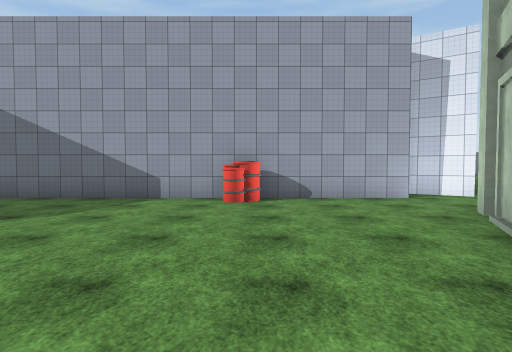
View 1 (above)

24 first-person views from a walk through a Unity game level. The camera is 1.5 m above the floor, tilts 2° down and sees 80° across. The floor is counted in squares, 2 m on a side. Each view is taken from the middle of a square. On the plan, view 1 faces up. The plan holds only what a view shows up to about 10 squares ahead; the rest is blank. The place goes on beyond the plan. The player character is not drawn. Some animated figures are left out. Some surface patterns are stand-ins.

View 2
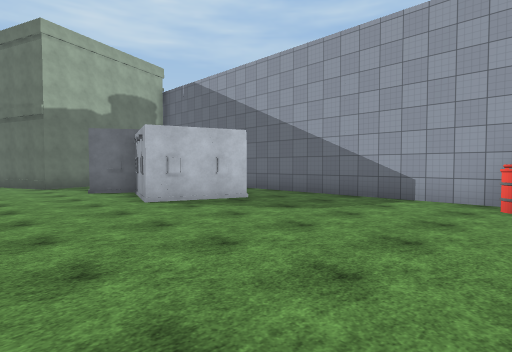

View 3
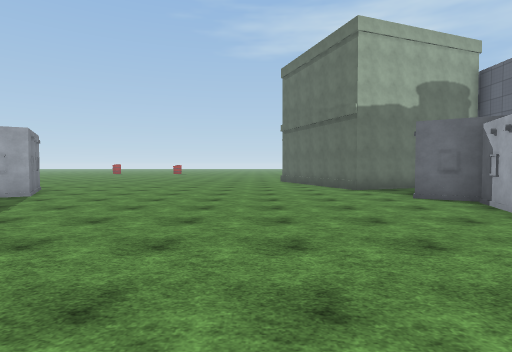

View 4
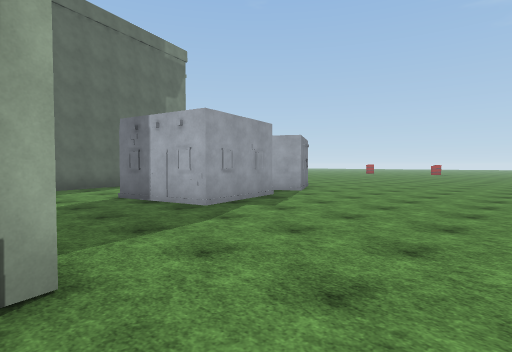

View 5
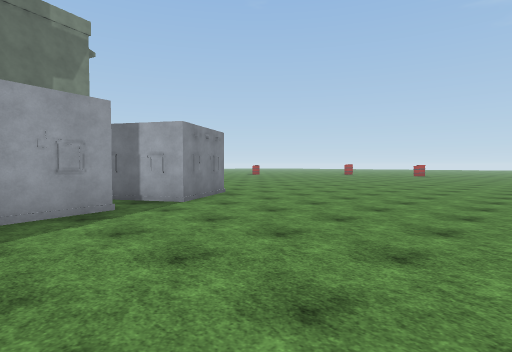

View 6
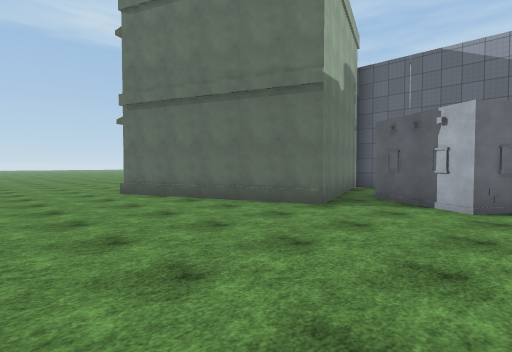

View 7
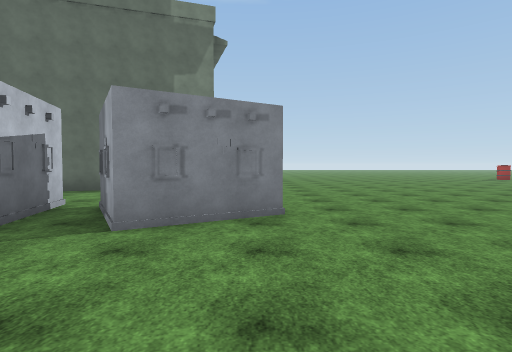

View 8
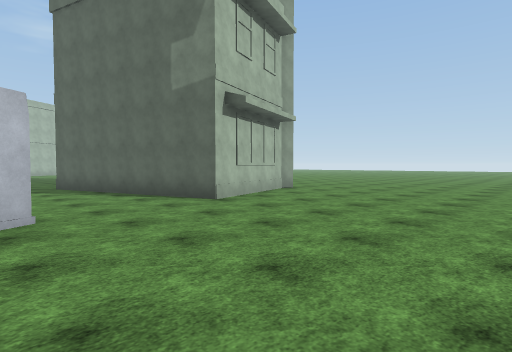

View 9
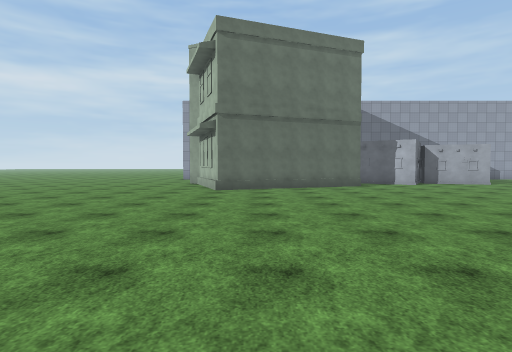

View 10
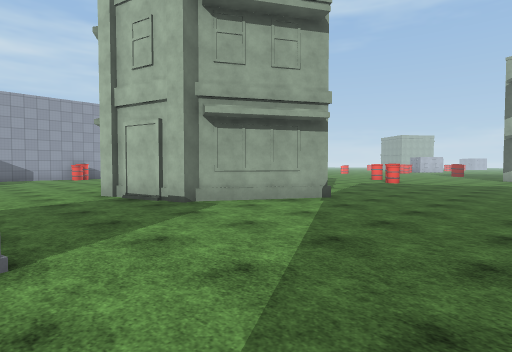

View 11
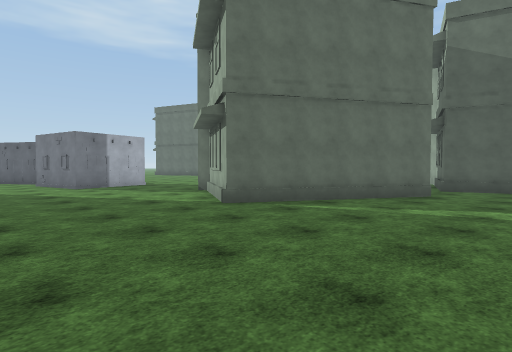

View 12
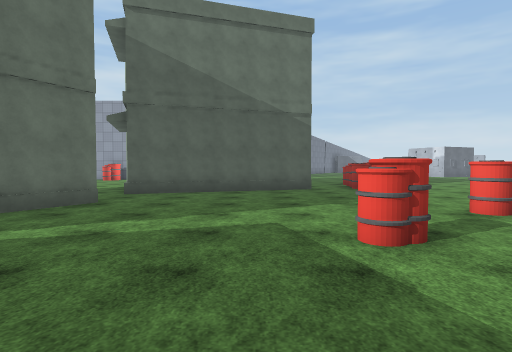

View 13
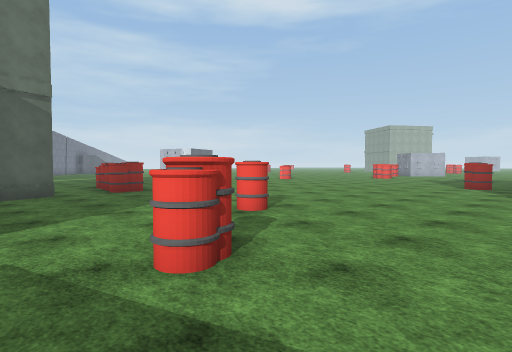

View 14
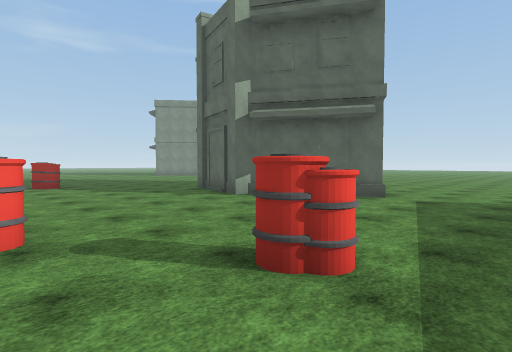

View 15
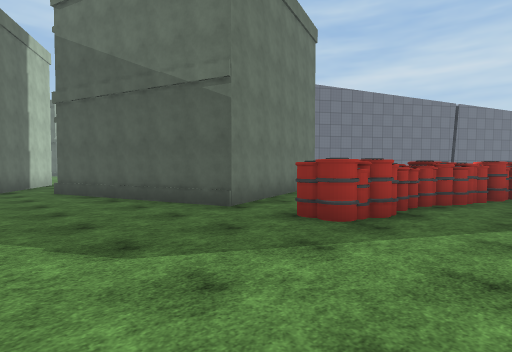

View 16
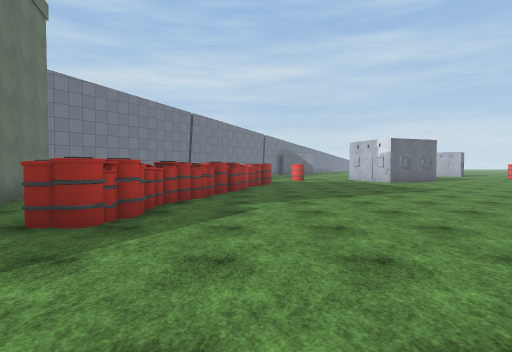

View 17
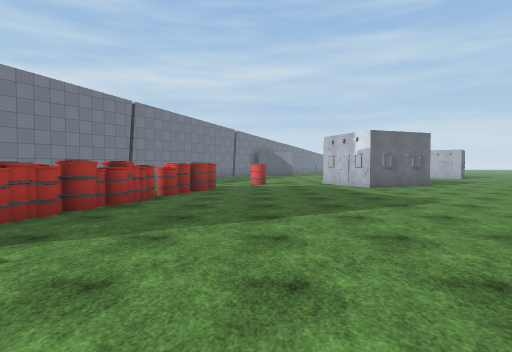

View 18
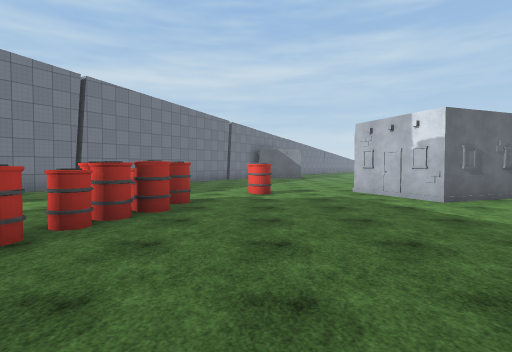

View 19
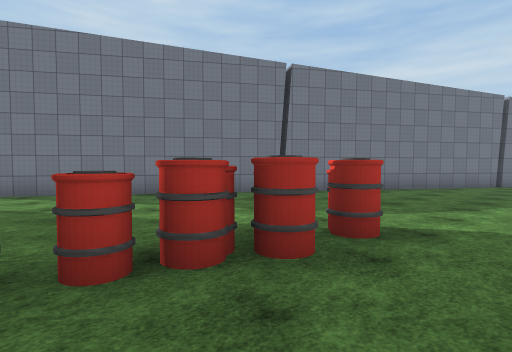

View 20
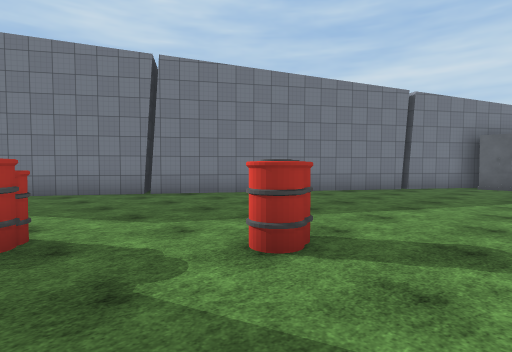

View 21
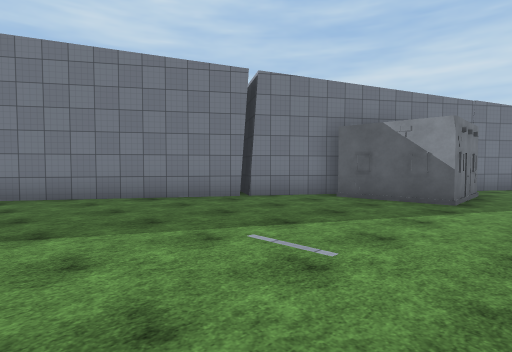

View 22
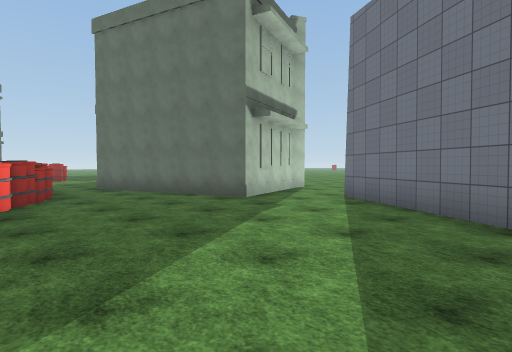

View 23
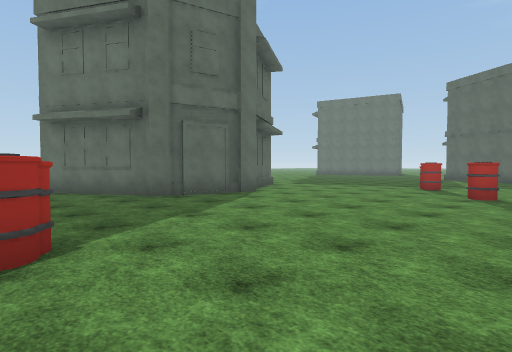

View 24
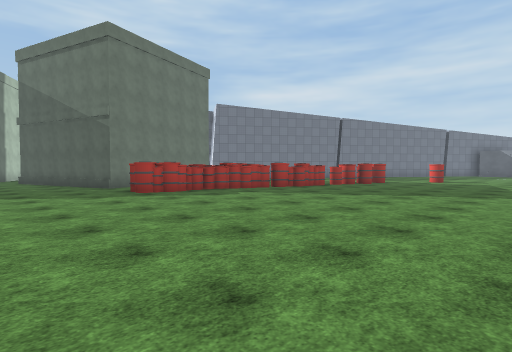

### Floor plan
Key: @ floor where view 1 was taken; # wall or solid block; . floor; O other object.
Columns run from 16 left of view 1 to 19 right of it. Each row starts with its distance up from view 1.
 27                                  ##
 26                                  #.
 25                                   .
 24                                  O.
 23                                   .
 22                               ####.
 21                             ###....
 20                             ##......
 19                             ##......
 18                            ##.......
 17                            #........
 16                           ##........
 15                          ##.........
 14                         ##.........
 13                         ##.........
 12                        ##......O..##
 11                        #...........#
 10                       ##.....O.....O
  9                      ##......O......
  8                    ###.......O......
  7          ######OO###........O.......
  6    O.     ......O...........O.......
  5     OO     .........OOOO...OO.......
  4     O######........O   O...OO.......
  3     O..O.#O........O    O.OO.......
  2    OO..............     O.OO........
  1 OOO................O    O.OO........
  0 O...............@  .OOOO............
 -1 ...............  O..O...............
 -2 ...............   O.................
 -3 ..............O    O................
 -4 ..............O    O.......O........
 -5 ..............O   O.................
 -6 .........##....OO O.....O..........O
 -7 ......######.....O..................
 -8 .....O##O##O.......................
 -9 ......# .O...................O.....
-10 ............................OOOO...
-11 ....................... ..OO    O.
-12 ..........OOO           ...     O.
-13 .......OOO              ...      O
-14  ......O                ...

Positions as (right, up) in squares from view 1, and headings:
1: (0, 0), facing up
2: (0, 0), facing up-left
3: (-2, -1), facing left
4: (-2, -1), facing down-left
5: (-6, -1), facing down-left
6: (-8, -3), facing up-left
7: (-11, -3), facing down
8: (-15, -9), facing down-right
9: (-15, -9), facing up
10: (-5, -11), facing up-right
11: (6, -11), facing up-left
12: (7, -9), facing up
13: (7, -8), facing up-right
14: (7, -4), facing down-right
15: (13, -3), facing up-left
16: (13, -3), facing up
17: (15, 0), facing up
18: (15, 4), facing up
19: (15, 7), facing up-left
20: (17, 10), facing up-left
21: (19, 15), facing up-left
22: (12, 11), facing down-left
23: (19, -3), facing down-left
24: (19, -3), facing up-left
